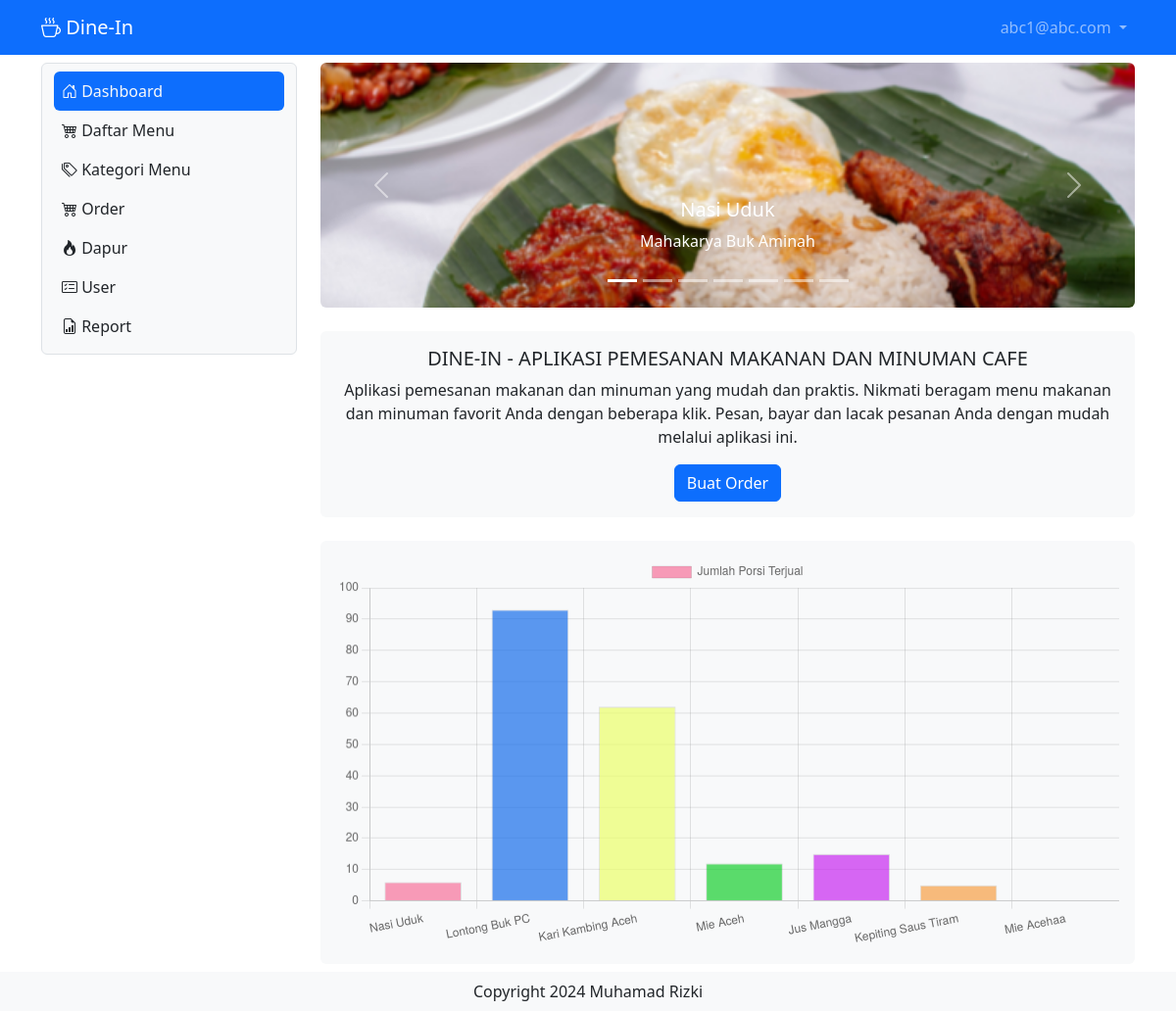
/ (signed in), run on the app's committed database.
### tables this page shows
CREATE TABLE `tb_user` (
  `id` int(11) NOT NULL,
  `nama` varchar(200) DEFAULT NULL,
  `username` varchar(200) DEFAULT NULL,
  `password` varchar(200) DEFAULT NULL,
  `level` int(11) DEFAULT NULL,
  `nohp` varchar(15) DEFAULT NULL,
  `alamat` varchar(300) DEFAULT NULL
);

CREATE TABLE `tb_daftar_menu` (
  `id` int(11) NOT NULL,
  `foto` varchar(200) DEFAULT NULL,
  `nama_menu` varchar(200) DEFAULT NULL,
  `keterangan` varchar(200) DEFAULT NULL,
  `kategori` int(11) DEFAULT NULL,
  `harga` varchar(50) DEFAULT NULL,
  `stok` varchar(50) DEFAULT NULL
);

### home.php (the view, shortened to what this page needs)
<?php
include "proses/connect.php";
$query = mysqli_query($conn, "SELECT * FROM tb_daftar_menu");
while ($row = mysqli_fetch_array($query)) {
    $result[] = $row;
}
$query_chart = mysqli_query($conn, "SELECT nama_menu, tb_daftar_menu.id, SUM(tb_list_order.jumlah) AS total_jumlah
    FROM tb_daftar_menu
LEFT JOIN tb_list_order ON tb_daftar_menu.id = tb_list_order.menu
GROUP BY tb_daftar_menu.id
ORDER BY tb_daftar_menu.id ASC");
while ($record_chart = mysqli_fetch_array($query_chart)){
    $result_chart[] = $record_chart;
}
$array_menu = array_column($result_chart, 'nama_menu');
$array_menu_qoute = array_map(function ($menu){
    return "'".$menu."'";
}, $array_menu);
$string_menu = implode(',', $array_menu_qoute);
$array_jumlah_pesanan = array_column($result_chart, 'total_jumlah');
$string_jumlah_pesanan = implode(',', $array_jumlah_pesanan);
?>
<div class="col-lg-9 mt-2">
    <div id="carouselExampleCaptions" class="carousel slide" data-bs-ride="carousel">
        <div class="carousel-indicators">
            <?php
            $slide = 0;
            $firstSlideButton = true;
            foreach ($result as $dataTombol) {
                ($firstSlideButton) ? $aktif = "active" : $aktif = "";
                $firstSlideButton = false;
            ?>
                <button type="button" data-bs-target="#carouselExampleCaptions" data-bs-slide-to="<?php echo  $slide ?>" class="<?php echo  $aktif ?>" aria-current="true" aria-label="Slide <?php echo  $slide + 1 ?>"></button>
            <?php
                $slide++;
            } ?>
        </div>
        <div class="carousel-inner rounded">
            <?php
            $firstSlide = true;
            foreach ($result as $data) {
                ($firstSlide) ? $aktif = "active" : $aktif = "";
                $firstSlide = false;
            ?>
                <div class="carousel-item <?php echo $aktif ?>">
                    <img src="assets/img/<?php echo $data['foto'] ?>" class="img-fluid" style="height: 250px; width:1000px; object-fit:cover" alt="...">
                    <div class="carousel-caption d-none d-md-block">
                        <h5><?php echo $data['nama_menu'] ?></h5>
                        <p><?php echo $data['keterangan'] ?></p>
                    </div>
                </div>
            <?php } ?>
        </div>
        <button class="carousel-control-prev" type="button" data-bs-target="#carouselExampleCaptions" data-bs-slide="prev">
            <span class="carousel-control-prev-icon" aria-hidden="true"></span>
        </button>
        <button class="carousel-control-next" type="button" data-bs-target="#carouselExampleCaptions" data-bs-slide="next">
            <span class="carousel-control-next-icon" aria-hidden="true"></span>
        </button>
    </div>
    <div class="card mt-4 border-0 bg-light">
        <div class="card-body text-center">
            <h5 class="card-title">DINE-IN - APLIKASI PEMESANAN MAKANAN DAN MINUMAN CAFE</h5>
            <p class="card-text">Aplikasi pemesanan makanan dan minuman yang mudah dan praktis. Nikmati beragam menu
                makanan dan minuman favorit Anda dengan beberapa klik. Pesan, bayar dan lacak pesanan Anda dengan mudah
                melalui aplikasi ini.</p>
            <a href="order" class="btn btn-primary">Buat Order</a>
        </div>
    </div>
    <div class="card mt-4 border-0 bg-light">
        <div class="card-body text-center">
            <div>
                <canvas id="myChart"></canvas>
            </div>
            <script>
                const ctx = document.getElementById('myChart');
                new Chart(ctx, {
                    type: 'bar',
                    data: {
                        labels: [<?php echo $string_menu ?>],
                        datasets: [{
                            label: 'Jumlah Porsi Terjual',
                            data: [<?php echo $string_jumlah_pesanan ?>],
                            borderWidth: 1,
                            backgroundColor:[
                                'rgba(245, 39, 102, 0.45)',
                                'rgba(0, 96, 234, 0.64)',
                                'rgba(234, 255, 93, 0.64)',
                                'rgba(0, 202, 27, 0.64)',
                                'rgba(195, 20, 239, 0.64)',
                                'rgba(246, 150, 52, 0.64)'
                            ]
                        }]
                    },
                    options: {
                        scales: {
                            y: {
                                beginAtZero: true
                            }
                        }
                    }
                });
            </script>
        </div>
    </div>
</div>

### index.php (shortened to what this page needs)
<?php
if (isset($_GET['x']) && $_GET['x'] == 'home') {
    $page = "home.php";
    include "main.php";
} elseif (isset($_GET['x']) && $_GET['x'] == 'login') {
    include "login.php";
} elseif (isset($_GET['x']) && $_GET['x'] == 'logout') {
    include "proses/proses_logout.php";
} else {
    include "main.php";
}
?>

### main.php (shortened to what this page needs)
<?php
include "proses/connect.php";
$query = mysqli_query($conn, "SELECT * FROM tb_user WHERE username = '$_SESSION[username_dinein]'");
$hasil = mysqli_fetch_array($query);
?>
<!doctype html>
<html lang="en">
<head>
    <link href="https://cdn.jsdelivr.net/npm/bootstrap@5.2.2/dist/css/bootstrap.min.css" rel="stylesheet"
>
    <link rel="stylesheet" href="https://cdn.jsdelivr.net/npm/bootstrap-icons@1.9.1/font/bootstrap-icons.css">
    <link rel="stylesheet" href="https://cdn.datatables.net/1.13.7/css/jquery.dataTables.css" />
</head>
<body>
    <?php include "header.php"; ?>
    <div class="container-lg">
        <div class="row mb-5">
            <?php include "sidebar.php"; ?>
            <?php
            include $page;
            ?>
        </div>
        <div class="fixed-bottom text-center bg-light py-2">
            Copyright 2024 Muhamad Rizki
        </div>
    </div>
</body>
</html>

### header.php (shortened to what this page needs)
<?php
include "proses/connect.php";
$query  = mysqli_query($conn, "SELECT * FROM tb_user WHERE username='$_SESSION[username_dinein]'");
?>
<nav class="navbar navbar-expand navbar-dark bg-primary sticky-top">
    <div class="container-lg">
        <a class="navbar-brand" href="."><i class="bi bi-cup-hot"></i> Dine-In</a>
        <div class="collapse navbar-collapse justify-content-end" id="navbarNavDropdown">
            <ul class="navbar-nav">
                <li class="nav-item dropdown">
                    <a class="nav-link dropdown-toggle" href="#" role="button" data-bs-toggle="dropdown" aria-expanded="false">
                        <?php echo $hasil['username']; ?>
                    </a>
                </li>
            </ul>
        </div>
    </div>
</nav>

### sidebar.php (shortened to what this page needs)
<div class="col-lg-3">
                <nav class="navbar navbar-expand-lg bg-light rounded border mt-2">
                    <div class="container-fluid">
                        <div class="offcanvas offcanvas-start" tabindex="-1" id="offcanvasNavbar" aria-labelledby="offcanvasNavbarLabel" style="width:250px">
                            <div class="offcanvas-body">
                                <ul class="navbar-nav nav-pills flex-column justify-content-end flex-grow-1">
                                    <li class="nav-item">
                                        <a class="nav-link ps-2 <?php echo ((isset($_GET['x']) && $_GET['x']=='home') || !isset($_GET['x'])) ? 'active link-light' : 'link-dark' ; ?>" aria-current="page" href="home"><i class="bi bi-house-door"></i> Dashboard</a>
                                    </li>
                                    <?php if($hasil['level']==1 || $hasil['level']==3){?>
                                    <li class="nav-item">
                                        <a class="nav-link ps-2 <?php echo (isset($_GET['x']) && $_GET['x']=='menu') ? 'active link-light' : 'link-dark' ; ?>" href="menu"><i class="bi bi-cart4"></i> Daftar Menu</a>
                                    </li>
                                    <?php } ?>
                                    <?php if($hasil['level']==1){?>
                                    <li class="nav-item">
                                        <a class="nav-link ps-2 <?php echo (isset($_GET['x']) && $_GET['x']=='katmenu') ? 'active link-light' : 'link-dark' ; ?>" href="katmenu"><i class="bi bi-tags"></i> Kategori Menu</a>
                                    </li>
                                    <?php } ?>
                                    <?php if($hasil['level']==1 || $hasil['level']==2 || $hasil['level']==3){?>
                                    <li class="nav-item">
                                        <a class="nav-link ps-2 <?php echo (isset($_GET['x']) && $_GET['x']=='order') ? 'active link-light' : 'link-dark' ; ?>" href="order"><i class="bi bi-cart4"></i> Order</a>
                                    </li>
                                    <?php } ?>
                                    <?php if($hasil['level']==1 || $hasil['level']==4){?>
                                    <li class="nav-item">
                                        <a class="nav-link ps-2 <?php echo (isset($_GET['x']) && $_GET['x']=='dapur') ? 'active link-light' : 'link-dark' ; ?>" href="dapur"><i class="bi bi-fire"></i> Dapur</a>
                                    </li>
                                    <?php } ?>
                                    <?php if($hasil['level']==1){?>
                                    <li class="nav-item">
                                        <a class="nav-link ps-2 <?php echo (isset($_GET['x']) && $_GET['x']=='user') ? 'active link-light' : 'link-dark' ; ?>" href="user"><i class="bi bi-card-checklist"></i> User</a>
                                    </li>
                                    <li class="nav-item">
                                        <a class="nav-link ps-2 <?php echo (isset($_GET['x']) && $_GET['x']=='report') ? 'active link-light' : 'link-dark' ; ?>" href="report"><i class="bi bi-file-earmark-bar-graph"></i> Report</a>
                                    </li>
                                    <?php } ?>
                                </ul>
                            </div>
                        </div>
                    </div>
                </nav>
            </div>

### data on the page
tb_user: username "abc1@abc.com"
tb_daftar_menu: foto (picture), nama_menu "Nasi Uduk", keterangan "Mahakarya Buk Aminah"

### other printed values
chart data {{ $string_menu }} 'Nasi Uduk','Lontong Buk PC','Kari Kambing Aceh','Mie Aceh','Jus Mangga','Kepiting Saus Tiram','Mie Acehaa'
chart data {{ $string_jumlah_pesanan }} 6,93,62,12,15,5,
